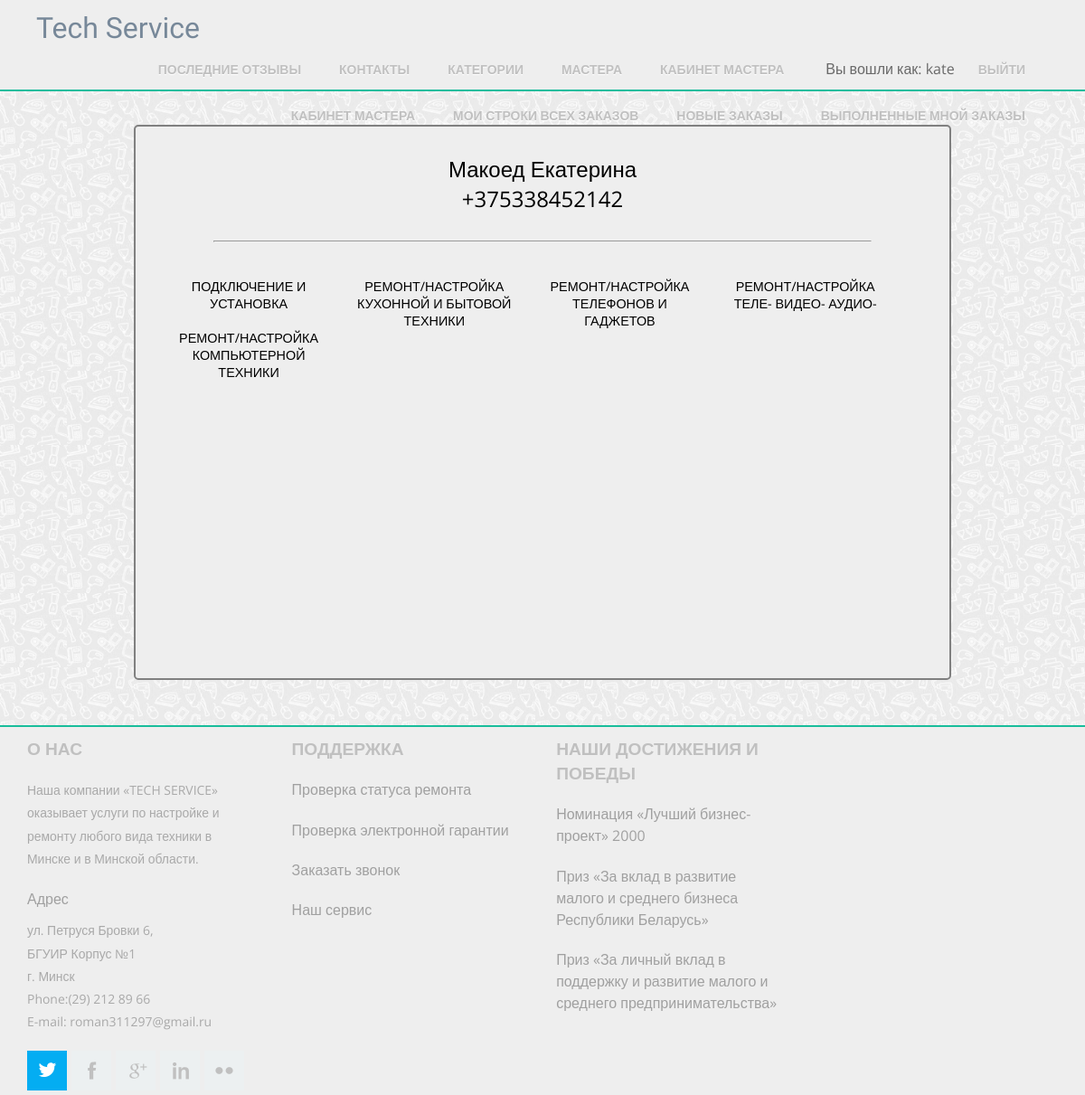
The page /master/1/ (signed in) on the database its author committed.
### master_office/models.py (models this page shows, shortened)
class Master(models.Model):
    user = models.OneToOneField(
        User,
        on_delete=models.CASCADE,
        primary_key=True,
    )
    photo = models.ImageField(upload_to='avatars/%Y/%m/%d/', default="")
    phone = models.CharField(max_length=20, default="")
    rating = models.FloatField(default=0)
    areas = models.ManyToManyField(Area)

### mainApp/models.py (models this page shows, shortened)
class Area(models.Model):
    name = models.CharField(max_length=120)
    description = models.TextField()
    photo = models.ImageField(upload_to='areas/', default="")

### master_office/views.py (the view)
# urls.py: url(r'^(?P<pk>\d+)/$', 'master_office.views.master_page', name="master_page"),
def master_page(request, pk):
    args = {}
    master = Master.objects.get(user_id=request.user.id)
    args['master'] = master
    return render(request, 'master_office/master_page.html', args)

### master_office/templates/master_office/master_page.html (shortened to what this page needs)
{% extends "master_office/master_wrapper.html" %}
{% block master_content %}
<div class="text-container-center">
    <div class="wrap">
        <h2 class="area-text-primary">{{master.user.last_name}} {{master.user.first_name}} </h2>
        <h2 class="area-text-primary">{{master.phone}} </h2>
        <hr>
        <div class="area-container">
            {% for area in master.areas.all %}
            <div class="area-link-item">
                <a class="area-link" href="{% url 'areas-detail' area.pk %}">{{ area.name }}</a>
            </div>
            {% endfor %}
        </div>
    </div>
</div>
{% endblock %}

### mainApp/templates/mainApp/wrapper.html (shortened to what this page needs)
<!DOCTYPE HTML>
<html>
<head>
    {% load static %}
    {% load static %}
    <link rel='stylesheet' href="{% static 'css/style.css' %}" type='text/css'>
    <link href="{% static 'css/magnific-popup.css' %}" rel="stylesheet" type="text/css">
</head>
<body>
<div class="header_bg">
    <div>
        <div class="header">
            <div class="logo">
                <h1 id="logo"><a class="link" href="{% url 'index' %}">Tech Service</a></h1>
            </div>
            <div class="h_right">
                <ul class="menu">
                    <li class="menu-item"><a href="{% url 'last_feedback' %}">Последние отзывы</a></li>
                    <li class="menu-item"><a href="/contact">Контакты</a></li>
                    <li class="menu-item"><a href="{% url 'areas' %}">Категории</a></li>
                    <li class="menu-item"><a href="{% url 'masters' %}">Мастера</a></li>
                    {% for i in user.groups.values_list %}
                        {% if "ServiceAdmin" in i %}
                            <li class="menu-item"><a href="/admin">Админ</a></li>
                        {% elif "ServiceMaster" in i %}
                            <li class="menu-item"><a href="{% url 'master_page' user.pk %}">Кабинет мастера</a></li>
                        {% endif %}
                    {% endfor %}
                    {% if user.is_authenticated %}
                        <li class="non-clickable">Вы вошли как: {{ user.get_username }}</li>
                        <li class="menu-item logout"><a href="{% url 'logout' %}?next=/">Выйти</a></li>
                    {% endif %}
                </ul>
            </div>
        </div>
    </div>
</div>
<div id="main">
    {% block content %} {% endblock %}
</div>
    <div class="footer_bg">
        <div class="footer">
            <div class="wrap">
                <div class="span_of_4">
                    <div class="span1_of_4">
                        <h4>о нас</h4>
                        <p>Наша компании «TECH SERVICE» оказывает услуги по настройке и ремонту любого вида техники в
                            Минске и в Минской области.</p>
                        <span>Адрес</span>
                        <p class="top">ул. Петруся Бровки 6,</p>
                        <p>БГУИР Корпус №1</p>
                        <p>г. Минск</p>
                        <p>Phone:(29) 212 89 66</p>
                        <p>E-mail: roman311297@gmail.ru</p>
                        <div class="f_icons">
                            <ul>
                                <li><a class="icon2" href="https://twitter.com/ebsuir"></a></li>
                                <li><a class="icon1" href="https://www.facebook.com/"></a></li>
                                <li><a class="icon3" href="https://mail.google.com/mail/u/0/#inbox"></a></li>
                                <li><a class="icon4" href="#"></a></li>
                                <li><a class="icon5" href="#"></a></li>
                            </ul>
                        </div>
                    </div>
                    <div class="span1_of_4">
                        <h4>Поддержка</h4>
                        <ul>
                            <li>
                                <a href=""><span>Проверка статуса ремонта</span></a>
                            </li>
                            <li>
                                <a href=""><span>Проверка электронной гарантии</span></a>
                            </li>
                            <li>
                                <a href=""><span>Заказать звонок</span></a>
                            </li>
                            <li>
                                <a href=""><span>Наш сервис</span></a>
                            </li>
                        </ul>
                    </div>
                    <div class="span1_of_4">
                        <h4>Наши достижения и победы</h4>
                        <ul>
                            <li>
                                <a href="http://atrsib.ru/index.php/konkursy/pobediteli-konkursov/nominatsiya-luchshij-biznes-proekt">
                                    <span>Номинация «Лучший бизнес-проект» 2000</span></a></li>
                            <li>
                                <a href="http://atrsib.ru/index.php/konkursy/pobediteli-konkursov/nominatsiya-luchshij-biznes-proekt">
                                    <span>Приз «За вклад в развитие малого и среднего бизнеса Республики Беларусь»</span></a>
                            </li>
                            <li>
                                <a href="http://atrsib.ru/index.php/konkursy/pobediteli-konkursov/nominatsiya-luchshij-biznes-proekt">
                                    <span>Приз «За личный вклад в поддержку и развитие малого и среднего предпринимательства»</span></a>
                            </li>
                        </ul>
                    </div>
                </div>
            </div>
        </div>
    </div>
</body>
</html>

### rows shown on the page
Master: user.last_name "Макоед", user.first_name "Екатерина", phone "+375338452142"
Area: name "ПОДКЛЮЧЕНИЕ И УСТАНОВКА"
Area: name "РЕМОНТ/НАСТРОЙКА КУХОННОЙ И БЫТОВОЙ ТЕХНИКИ"
Area: name "РЕМОНТ/НАСТРОЙКА ТЕЛЕФОНОВ И ГАДЖЕТОВ"
Area: name "РЕМОНТ/НАСТРОЙКА ТЕЛЕ- ВИДЕО- АУДИО-"
Area: name "РЕМОНТ/НАСТРОЙКА КОМПЬЮТЕРНОЙ ТЕХНИКИ"

### other values the page prints
{{ user.get_username }} "kate"
